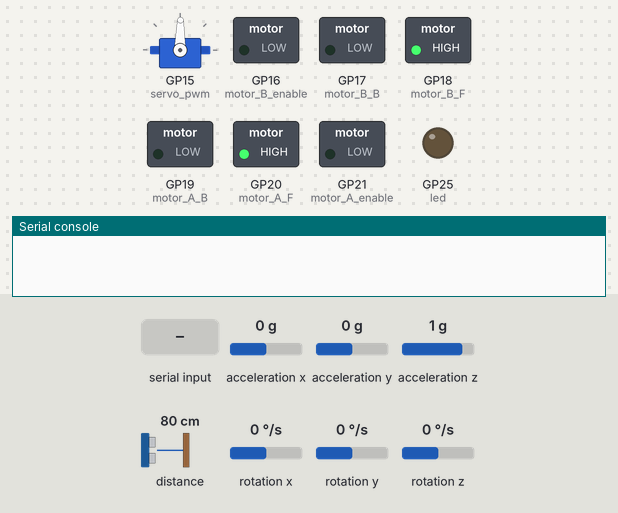
Bench run of a program on a simulated Raspberry Pi Pico running MicroPython. Shown: servo, switched loads named in the program (green lamp = pin HIGH), output pins drawn as LEDs (lit = HIGH), the last lines printed to the serial console. Dashed ring = blinking. The test bench sets the inputs (shaded band); at power-on: acceleration x 0 g, acceleration y 0 g, acceleration z 1 g, distance to the obstacle 80 cm, rotation x 0 °/s, rotation y 0 °/s, rotation z 0 °/s. Servo angles are drawn from the pulse width (0.5 ms = 0°, 2.5 ms = 180°); library files of the repository ran but are not shown: vl53l0x.py, MPU6050.py.

Above: at 0.2 s.
At 0.6 s:
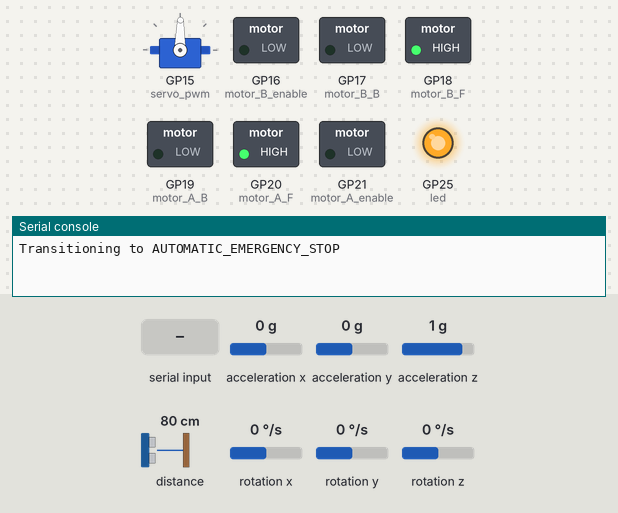
At 2.3 s:
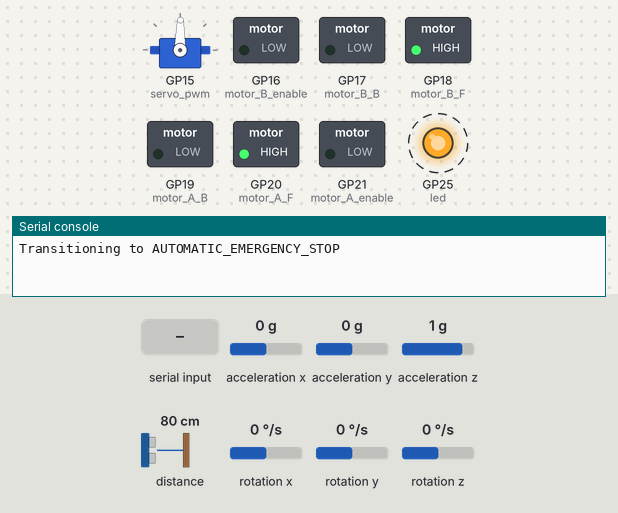
2.4 s: ", b\n" received over the second serial link
Timing chart, 0 to 11.4 s (numbered marks = the images above; inputs shaded):
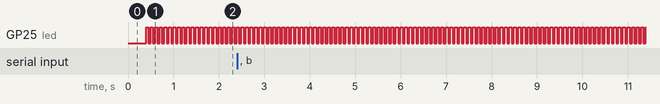

The program:

main.py
```python
import machine
import time
from vl53l0x import VL53L0X
import MPU6050
from machine import Timer
from FiniteStateMachine import FiniteStateMachine

def range_mapping(x, in_min, in_max, out_min, out_max):
    '''
    Maps a value to a given range
    '''
    val = (x - in_min) * (out_max - out_min) / (in_max - in_min) + out_min
    return int(val)


class CommunicationManager:
    '''
    This class is the communication endpoint and receives UART commands from the raspberry Pi.
    This class triggers the FSM which then triggers actions on the car.
    '''
    def __init__(self, car_instance):
        self.uart = machine.UART(0, 115200)
        self.uart.init(115200, bits=8, parity=None, stop=1, timeout=100)
        self.car = car_instance
        self.fsm = FiniteStateMachine(car_instance)
        self.ping_alive = False

        # This defines all commands that are received over UART
        self.command_map = {
            "ping": self.ping_success,
            "throttle": self.throttle,
            "steer": self.steer,
            "sensors_enable": self.enable_sensors,
            "sensors_disable": self.disable_sensors,
            "emergency_stop": self.manual_emergency,
            "reset_emergency_stop": self.reset_manual_emergency
        }

    def process_commands(self):
        while True:
            line = self.read_line_from_uart()
            #print("received command: ", line)
            if not line:
                continue
            command, *args = line.split(",")
            self.execute_command(command, args)

    def execute_command(self, command, args):
        if command in self.command_map:
            self.command_map[command](args)
        else:
            print(f"Invalid command: {command}")

    def read_line_from_uart(self):
        buffer = bytearray()
        try:
            while True:
                char = self.uart.read(1)
                if char:
                    if char in [b'\n', b'\r']: # a UART command end with a \n or \r char
                        break
                    buffer += char
            return buffer.decode('utf-8').strip() if buffer else ''
        except Exception as e:
            print(f"UART read error: {e}")
            return ''

    def throttle(self, args):
        self.fsm.handle_event('throttle', *args)

    def steer(self, args):
        self.fsm.handle_event('steer', *args)

    def enable_sensors(self, args):
        self.fsm.handle_event('enable_sensors', *args)

    def disable_sensors(self, args):
        self.fsm.handle_event('disable_sensors', *args)

    def manual_emergency(self, args):
        self.fsm.handle_event('manual_emergency', *args)

    def reset_manual_emergency(self, args):
        self.fsm.handle_event('reset_manual_emergency', *args)

    def ping_success(self, args):
        self.ping_alive = True
        self.fsm.handle_event('ping_success', *(args or []))

    def ping_timeout(self, args):
        self.fsm.handle_event('ping_timeout', *(args or []))

    def read_sensors(self, timer):
        front_distance = self.car.measure_front_distance()

        #TODO enable rear sensor, currently disabled due to mpu setup -> place on same i2c bus in future
        #rear_distance = self.car.measure_rear_distance()
        #self.fsm.handle_event('front_tof_measurement', front_distance)
        #self.fsm.handle_event('rear_tof_measurement', rear_distance)
        #print("Front distance: ", front_distance, "Rear distance: ", rear_distance)

        # Read accelerometer data
        accel_x, accel_y, accel_z = self.car.mpu.read_accel_data()
        # Read gyroscope data
        gyro_x, gyro_y, gyro_z = self.car.mpu.read_gyro_data()
        # Format the sensor data as a string
        data_str = f"AX:{accel_x:.4f},AY:{accel_y:.4f},AZ:{accel_z:.4f},GX:{gyro_x:.4f},GY:{gyro_y:.4f},GZ:{gyro_z:.4f},TOF:{front_distance}\n"
        self.uart.write(data_str)

    def watchdog_callback(self, timer):
        '''
        This is a watchdog callback that is triggered by a Timer for the heartbeat message. This watchdog will set the
        self.ping_alive to false periodically.
        A when the ping_alive message is received over UART, it sets self.ping_alive to true. If the ping_alive was not
        set to true between two watchdog calls, a emergency stop is activated.
        '''
        if not self.ping_alive:
            self.ping_timeout(None)
        self.ping_alive = False


class CarAbstractionLayer:
    '''
    This class is an abstraction of the physical car. All sensors and activators can be accessed with ths class.
    The specific GPIO wiring is specified here as well.
    '''
    def __init__(self):
        #Old servo parameters
        # self.servo_neutral = 4500
        # self.servo_max_left = 2500
        # self.servo_max_right = 6500
        # self.servo_frequency = 50

        '''
        # Update servo parameters for JX 6221MG
        Totes Band: 2 μs
        Arbeitsfrequenz: 1520 μs / 330 Hz
        500–2500 μs = 180°
        Abmessungen: 40,5X20.2X38mm
        Gewicht: 62 g
        Länge des Anschlusskabels: JR 265 mm
        '''
        offset = 2500
        self.servo_frequency = 330  # 330 Hz as per specs
        self.servo_neutral = 29673 + offset  # Middle position (50% duty cycle)

        self.servo_max_left = 16459 + offset  # ~40% duty cycle
        self.servo_max_right = 42879 + offset  # ~60% duty cycle

        self.motor_frequency = 15000
        self.direction = ""
        self.led = machine.Pin(25, machine.Pin.OUT)

        self.servo_pwm = machine.PWM(machine.Pin(15, machine.Pin.OUT))
        self.servo_pwm.freq(self.servo_frequency)
        self.servo_pwm.duty_u16(self.servo_neutral)

        self.motor_A_enable = machine.Pin(21, machine.Pin.OUT)
        self.motor_B_enable = machine.Pin(16, machine.Pin.OUT)

        self.motor_A_pwm = machine.PWM(self.motor_A_enable)
        self.motor_B_pwm = machine.PWM(self.motor_B_enable)
        self.motor_A_pwm.freq(self.motor_frequency)
        self.motor_B_pwm.freq(self.motor_frequency)

        self.motor_A_pwm.duty_u16(0)
        self.motor_B_pwm.duty_u16(0)

        self.motor_A_F = machine.Pin(20, machine.Pin.OUT)
        self.motor_A_B = machine.Pin(19, machine.Pin.OUT)
        self.motor_B_F = machine.Pin(18, machine.Pin.OUT)
        self.motor_B_B = machine.Pin(17, machine.Pin.OUT)
        self.motor_A_F.off()
        self.motor_A_B.off()
        self.motor_B_F.off()
        self.motor_B_B.off()

        self.i2c_back = machine.I2C(1, scl=machine.Pin(3), sda=machine.Pin(2))
        self.i2c_front = machine.I2C(0, scl=machine.Pin(5), sda=machine.Pin(4))

        self.tof_front = VL53L0X(self.i2c_front)
        #self.tof_back = VL53L0X(self.i2c_back)

        # Set up the MPU6050 class (imu sensor)
        # wake up the MPU6050 from sleep
        self.mpu = MPU6050.MPU6050(self.i2c_back)
        self.mpu.wake()
        self.mpu.write_accel_range(1)

        self.sensor_timer = Timer(-1)
        self.watchdog_timer = Timer(-1)
        self.led_timer = Timer(-1)

    def motor_drive(self, in_speed):
        """
        Control the motor speed and direction.

        Args:
            in_speed: Speed value between -100 and 100
                      Positive values = forward, Negative values = backward
        """
        # Constrain the input speed to the valid range
        if not (-100 <= in_speed <= 100):
            print("Warning: motor_drive: in_speed must be between -100 and 100")
            in_speed = max(min(in_speed, 100), -100)

        # Determine direction
        new_direction = "backward" if in_speed < 0 else "forward"

        # Calculate PWM duty cycle
        # For many DC motors, the minimum PWM needed to overcome inertia is around 20-30%
        if in_speed == 0:
            speed = 0  # Stop the motor
        else:
            # Map from 0-100 to appropriate PWM range (~20% minimum to 100% maximum)
            min_pwm = 13107  # Approximately 20% of 65535
            max_pwm = 65535  # Maximum 16-bit value
            speed = range_mapping(abs(in_speed), 0, 100, min_pwm, max_pwm)

        # Change direction if needed
        if new_direction != self.direction:
            # Stop the motor briefly when changing direction (optional, can help protect the motor)
            if self.direction != "" and in_speed != 0:  # If not first initialization
                self.motor_A_pwm.duty_u16(0)
                self.motor_B_pwm.duty_u16(0)
                time.sleep(0.05)  # Brief delay when changing direction

            # Set direction pins
            if new_direction == "forward":
                self.motor_A_B.off()
                self.motor_B_B.off()
                self.motor_A_F.on()
                self.motor_B_F.on()
            else:
                self.motor_A_F.off()
                self.motor_B_F.off()
                self.motor_A_B.on()
                self.motor_B_B.on()

            self.direction = new_direction

        # Apply the PWM value to both motors
        self.motor_A_pwm.duty_u16(speed)
        self.motor_B_pwm.duty_u16(speed)

    def servo_steer(self, in_amount):
        if not (-100 <= in_amount <= 100):
            print("Warning: servo_steer: in_amount must be between -100 and 100")
            in_amount = max(min(in_amount, 100), -100)

        amount = range_mapping(in_amount, -100, 100, self.servo_max_left, self.servo_max_right)
        self.servo_pwm.duty_u16(max(min(amount, self.servo_max_right), self.servo_max_left))

    def start_sensors(self, callback):
        self.sensor_timer.init(period=50, mode=Timer.PERIODIC, callback=callback) #read sensors at 20hz TODO: increase? Evaluate Performance

    def stop_sensors(self):
        self.sensor_timer.deinit()

    def measure_front_distance(self):
        return self.tof_front.ping()

    def measure_rear_distance(self):
        return self.tof_back.ping()

    def start_watchdog(self, callback):
        self.watchdog_timer.init(period=200, mode=Timer.PERIODIC, callback=callback)

    def stop_watchdog(self):
        self.watchdog_timer.deinit()

    def flash_onboard_led(self, freq):
        period = int(1000 / freq / 2) # devide by 2 because the timer toggles the LED

        def toggle_led(timer):
            self.led.value(not self.led.value())

        # Start the timer to toggle the LED
        self.led_timer.init(period=period, mode=Timer.PERIODIC, callback=toggle_led)

    def stop_onboard_led(self):
        self.led_timer.deinit()
        self.led.value(0)  # Turn off LED

if __name__ == "__main__":
    picar = CarAbstractionLayer()
    comm_manager = CommunicationManager(picar)

    # Start watchdog timer with the callback to comm_manager
    picar.start_watchdog(comm_manager.watchdog_callback)

    # Start sensor reading with the callback to comm_manager
    picar.start_sensors(callback=comm_manager.read_sensors)

    time.sleep(1)
    comm_manager.process_commands()
```

FiniteStateMachine.py
```python
class State:
    def __init__(self, fsm):
        self.fsm = fsm

    def enter(self, *args):
        pass

    def exit(self, *args):
        pass

    def throttle(self, *args):
        pass

    def steer(self, *args):
        pass

    def sensors_enable(self, *args):
        # Note: This is a placeholder for the actual implementation
        # As TOF sensors are not used in the current implementation
        # Nevertheless, this is the default behavior that they can be enabled/disabled in every state
        self.fsm.car.start_sensors()

    def sensors_disable(self, *args):
        # Note: This is a placeholder for the actual implementation
        # As TOF sensors are not used in the current implementation
        # Nevertheless, this is the default behavior that they can be enabled/disabled in every state
        self.fsm.car.stop_sensors()

    def manual_emergency(self, *args):
        pass

    def reset_manual_emergency(self, *args):
        pass

    def ping_timeout(self, *args):
        pass

    def ping_success(self, *args):
        pass

    def front_tof_measurement(self, *args):
        pass

    def rear_tof_measurement(self, *args):
        pass

class IdleState(State):
    def enter(self, *args):
        self.fsm.car.motor_drive(0)
        self.fsm.car.servo_steer(0)
        self.fsm.car.flash_onboard_led(1)

    def exit(self, *args):
        self.fsm.car.stop_onboard_led()

    def throttle(self, *args):
        self.fsm.car.motor_drive(int(args[0]))
        self.fsm.transition_to('DRIVING')

    def steer(self, *args):
        self.fsm.car.servo_steer(int(args[0]))
        self.fsm.transition_to('DRIVING')

    def manual_emergency(self, *args):
        self.fsm.transition_to('MANUAL_EMERGENCY_STOP')

    def ping_timeout(self, *args):
        self.fsm.transition_to('AUTOMATIC_EMERGENCY_STOP')


class DrivingState(State):

    def enter(self, *args):
        self.fsm.car.flash_onboard_led(3)

    def exit(self, *args):
        self.fsm.car.stop_onboard_led()

    def throttle(self, *args):
        self.fsm.car.motor_drive(int(args[0]))

    def steer(self, *args):
        self.fsm.car.servo_steer(int(args[0]))

    def manual_emergency(self, *args):
        self.fsm.transition_to('MANUAL_EMERGENCY_STOP')

    def ping_timeout(self, *args):
        self.fsm.transition_to('AUTOMATIC_EMERGENCY_STOP')


class ManualEmergencyStopState(State):

    def enter(self, *args):
        self.fsm.car.motor_drive(0)
        self.fsm.car.flash_onboard_led(10)

    def exit(self, *args):
        self.fsm.car.stop_onboard_led()

    def reset_manual_emergency(self, *args):
        self.fsm.transition_to('IDLE')

class AutomaticEmergencyStopState(State):
    def enter(self, *args):
        self.fsm.car.motor_drive(0)

        self.fsm.car.flash_onboard_led(10)

    def exit(self, *args):
        self.fsm.car.stop_onboard_led()
    def ping_success(self, *args):
        self.fsm.transition_to('IDLE')

    def manual_emergency(self, *args):
        self.fsm.transition_to('MANUAL_EMERGENCY_STOP')

class DistanceEmergencyStopState(State):
    def enter(self, *args):
        self.fsm.car.motor_drive(0)

        self.fsm.car.flash_onboard_led(10)

    def exit(self, *args):
        self.fsm.car.stop_onboard_led()

    def throttle(self, *args):
        if int(args[0]) < 0:
            self.fsm.car.motor_drive(int(args[0]))

    def steer(self, *args):
        self.fsm.car.servo_steer(int(args[0]))

    def emergency_enable(self, *args):
        self.fsm.transition_to('MANUAL_EMERGENCY_STOP')

    def ping_timeout(self, *args):
        self.fsm.transition_to('AUTOMATIC_EMERGENCY_STOP')


class FiniteStateMachine:
    def __init__(self, car):
        self.car = car
        self.states = {
            'IDLE': IdleState(self),
            'DRIVING': DrivingState(self),
            'MANUAL_EMERGENCY_STOP': ManualEmergencyStopState(self),
            'AUTOMATIC_EMERGENCY_STOP': AutomaticEmergencyStopState(self)
            #'DISTANCE_EMERGENCY_STOP': DistanceEmergencyStopState(self)
        }
        self.state = self.states['IDLE']
        self.state.enter()

    def transition_to(self, state_name):
        '''
        Transitions the FSM to a different state
        '''
        print(f"Transitioning to {state_name}")
        self.state.exit()
        self.state = self.states[state_name]
        self.state.enter()

    def handle_event(self, event, *args):
        '''
        Input alphabet to the FSM are always handled with this method.
        '''
        try:
            method = getattr(self.state, event)
            if method:
                method(*args)
        except Exception as e:
            print(f"FSM Error handling event \"{event}\" in state \"{self.state.__class__.__name__}\": ", e)
```

Measured:
- by itself, GP25 (led): alternates HIGH for 0.05 s and LOW for 0.05 s
